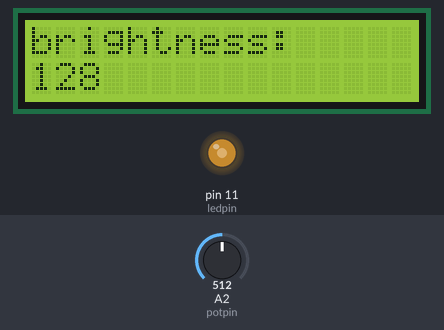
Bench run of a sketch on a simulated Arduino Uno, built with avr-gcc and run on an emulated ATmega328P. Parts: 16×2 character LCD, output pins drawn as LEDs (lit = HIGH). Inputs (shaded band) come from the test bench; at power-on: A2 (potpin) = 512. What the sketch prints to the serial monitor is not drawn.

Above: at 1.3 s.
1.4 s: A2 (potpin) set to 412
At 1.9 s:
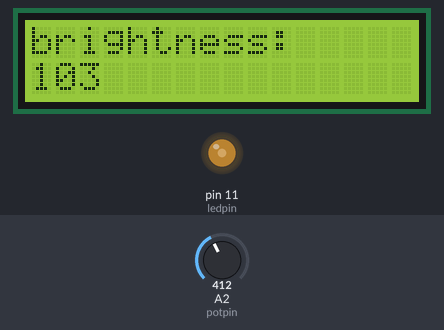
2.9 s: A2 (potpin) set to 392
At 4.1 s:
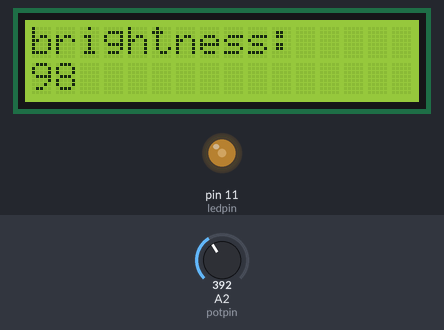
4.4 s: A2 (potpin) set to 43
At 5.5 s:
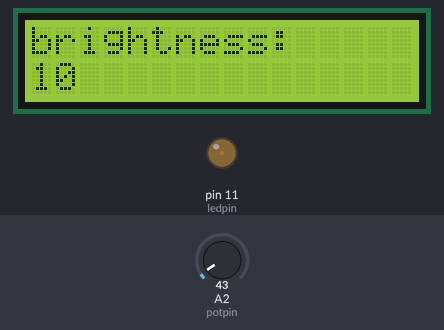
5.9 s: A2 (potpin) set to 36
At 6.8 s:
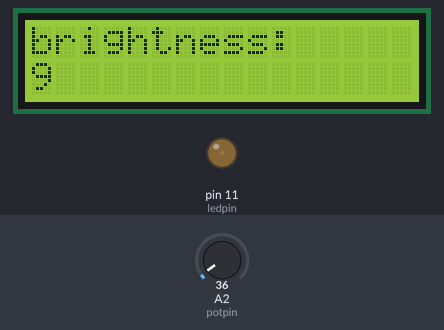
7.4 s: A2 (potpin) set to 0
At 8.0 s:
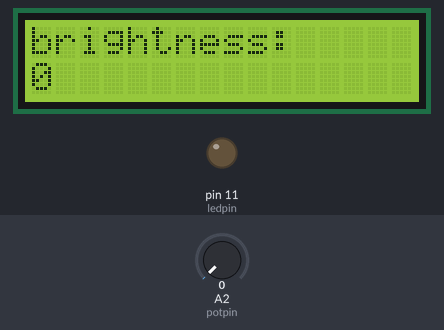
8.9 s: A2 (potpin) set to 716
At 10.3 s:
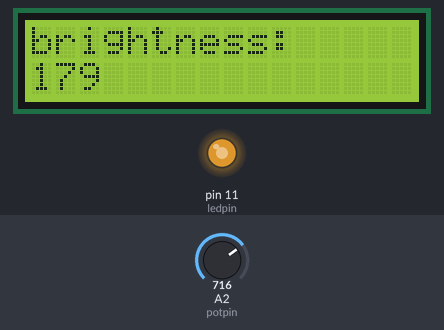
Timing chart, 0 to 11.4 s (numbered marks = the images above; inputs shaded):
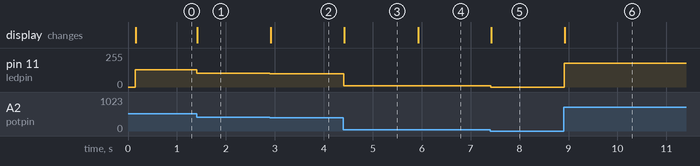

The sketch:

pot_3.0.ino
```cpp
#include <Wire.h>
#include <LiquidCrystal_I2C.h>
LiquidCrystal_I2C lcd(0x27,16,2);  // set the LCD address to 0x27 for a 16 chars and 2 line display.
// If 0x27 doesn't work, try 0x3F.int potpin = 2;
int ledpin = 11;
int potvalue;
int potpin = 2;
int ledvalue;

void setup(){
	lcd.begin (16,2); // for 16 x 2 LCD module
lcd.init();
lcd.backlight();
lcd.setBacklight(HIGH);
Serial.begin(9600);
}

void loop()
{
lcd.setCursor(0,0);
lcd.print("brightness:");
lcd.setCursor(0,1);
lcd.println(ledvalue);
potvalue = analogRead(potpin);
Serial.println(potvalue);
ledvalue = potvalue/4;
analogWrite(ledpin, ledvalue);
}
```

Measured:
- the behaviour switches between 400 and 399 on A2 (potpin) (found by bisection; images 1 and 2)
- the behaviour switches between 40 and 39 on A2 (potpin) (found by bisection; images 3 and 4)
- after the input at 1.4 s, pin 11 (ledpin): 128/255 → 103/255 at once; the display: changes at once (image 1)
- after the input at 2.9 s, pin 11 (ledpin): 103/255 → 98/255 at once; the display: changes at once (image 2)
- after the input at 4.4 s, pin 11 (ledpin): 98/255 → 10/255 at once; the display: changes at once (image 3)
- after the input at 5.9 s, pin 11 (ledpin): 10/255 → 9/255 at once; the display: changes at once (image 4)
- after the input at 7.4 s, pin 11 (ledpin): 9/255 → 0/255 at once; the display: changes at once (image 5)
- after the input at 8.9 s, pin 11 (ledpin): 0/255 → 179/255 at once; the display: changes at once (image 6)
